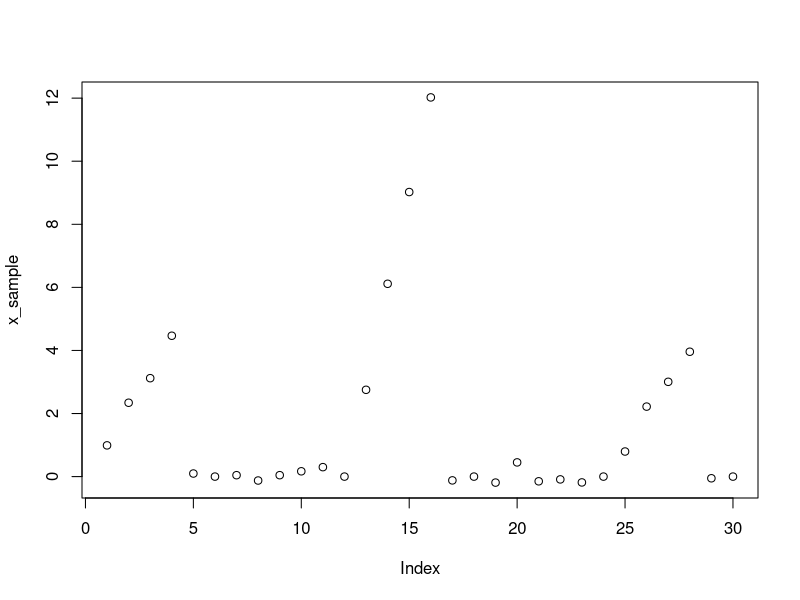
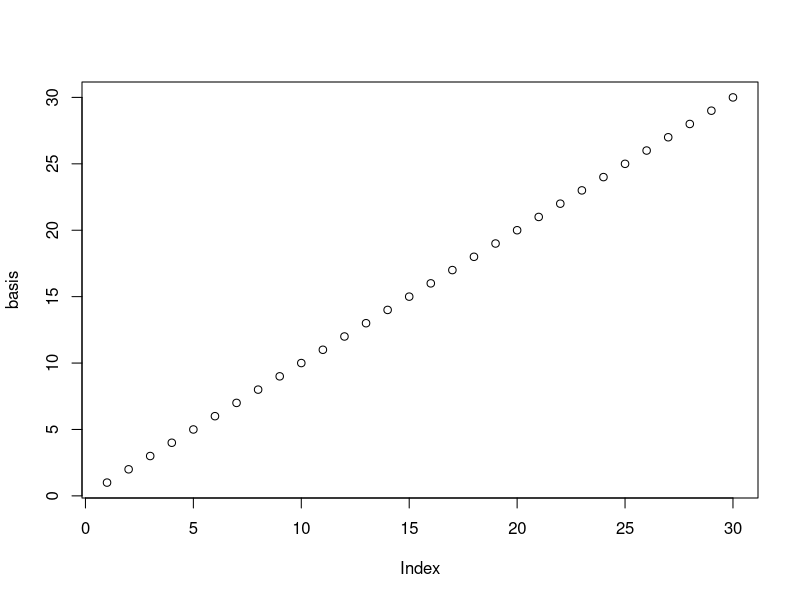

R code for these plots, in order: (Note: this script raises an error after producing the figures.)
# This is an example where we try to detect the "slopes"
# ================
#
# GENERATE A SAMPLE SIGNAL
#
# =================
x_sample <- rep(0,30)
x_mat <- matrix(, nrow=0, ncol = length(x_sample))
slopes <- c(1,3,1,3,1,3,1,3)
zero_period <- 12
rise_period <- 5
for (s in 1:20)
{
  slope_id <- 1 # to use different slopes at different rising periods
  for (t in 1:length(x_sample))
  {
    noise = rnorm(1,mean=0,sd=0.2)
    if (t %% zero_period > 0)
    {
      if (t %% 12 < rise_period + 1)
      {
        # this is a rising period
        x_sample[t] <- slopes[slope_id] * (t %% zero_period) %% rise_period + noise
      }
      else if (t %% 12 == rise_period + 1)
      {
        slope_id <- slope_id + 1
      }
      else {
        # this is a zero period
        x_sample[t] <- noise
      }
    }
  }
  x_mat <- rbind(x_mat, x_sample)
}

plot(x_sample)

# ================
#
# DEFINE A BASIS FUNCTION
#
# =================
basis = 1:30 
plot(basis)

# ================
#
# DIRICHLET PROCESS GAUSSIAN MIXTURE MODEL (DP-GMM)
#
# =================

# Cluster base distribution
mu0 <- 3.0
var0 <- 3.0
tau0 <- solve(var0)

# Cluster params
cmu <- c(mu0)
cvar <- c(var0)

# All the changepoints
cp <- list()

# We create an x_cut object which contains all the segments when cutting the x_mat time series
x_cut <- list()

# We create an "attribution" object which indicates the cluster that each segment belongs to
attr <- matrix(, nrow=nrow(x_mat), ncol=10) # 10 is the maximum number of changepoints in each time series

# Originally, this object will just be a duplicate of x_mat, all the original time series not cut
for (ts in 1:nrow(x_mat))
{
  x_cut <- append(x_cut, list(x_mat[ts,]))
}

# Then we place random changepoints among the time series
for (ts_index in 1:length(x_cut))
{
  ts_length <- length(x_cut[[ts_index]])
  change_at <- sample(2:ts_length-1, 1)
  # cp[ts_index] <- list(append(cp[[ts_index]], change_at))
  cp[ts_index] <- list(change_at)
}

# We can cut our original time series according to cp
xa_cut <- cut_x_with_cp(x_cut, cp, basis)
x_cut <- xa_cut$x_cut
a_cut <- xa_cut$a_cut
# Assign the initial cluster of each segment, just assign to the same cluster for now
attr[, 1] <- 1
attr[, 2] <- 1
# Number of cluster
Nattr <- 1
# Cluster spawning coefficient
alpha <- 7

max_iter <- 15000 # max iter per clustering attempt

for (ts_index in 1:length(x_cut))
{
  for (segment_index in a_cut[[ts_index]])
  {
    segment <- a_cut[[ts_index]][[segment_index]]
    segment_a <- least_square(segment, basis)$b
    seatings <- n_customers_at_each_table(attr)
    table_of_current_customer <- attr[ts_index, segment_index]
    # First we un-seat the current customer (or segment) from his table
    seatings[table_of_current_customer] <- seatings[table_of_current_customer] - 1
    attr[ts_index][segment_index] <- -1
    if (seatings[table_of_current_customer] == 0)
    {
      # If the unseated customer turns out to be the last one sitting at that table, we remove the table via a two steps process
      # First, we swap the (just emptied) table with the last table (i.e., table Nattr) by reassigning the seats of all customers sitting there
      # Then we let Nattr - 1 so the last empty table is gone
      attr[attr==Nattr] <- table_of_current_customer # resitting all the customers at the last table
      seatings[table_of_current_customer] <- seatings[Nattr] # swap the number of customers of the two tables being swapped
      Nattr <- Nattr - 1 # remove the last (now empty) table
    }
    # Now run the Chinese Restaurant Process
    # Each cluster will try to "engulf" the segment's a and see its mean and variance shifted
    # to posterior mean and variance values
    
    for (table in 1:(Nattr+1))
    {
      if (table <= Nattr)
      {
        # Sit with others
        # Calculate posterior values
        # The current mean and variance
        current_mean <- cmu[table]
        current_var <- cvar[table]
        nk <- seatings[table]
        tauk <- solve(current_var)
        # Run a loop to calculate the sum of data of the current cluster
        cluster_sum <- 0
        for (ts_index in 1:length(x_cut))
        {
          for (segment_index in 1:length(x_cut[[ts_index]]))
          {
            if (attr[ts_index][segment_index] == table)
            {
              cluster_sum <- cluster_sum + as.vector(a_cut[[ts_index]][[segment_index]])
            }
          }
        } # Calculation of cluster_sum completed
        
      } else 
      {
        # Open a new table
      }
      
      # Dirichlet
      ni <- seatings[table]
      n <- sum(seatings)
      p_sit_with_others <- ni/(n - 1 + alpha)
    }
  }
}